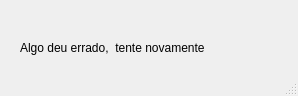
<?xml version="1.0" encoding="UTF-8"?>
<ui version="4.0">
 <class>MainWindow</class>
 <widget class="QMainWindow" name="MainWindow">
  <property name="geometry">
   <rect>
    <x>0</x>
    <y>0</y>
    <width>298</width>
    <height>96</height>
   </rect>
  </property>
  <property name="windowTitle">
   <string>MainWindow</string>
  </property>
  <widget class="QWidget" name="centralwidget">
   <widget class="QLabel" name="label">
    <property name="geometry">
     <rect>
      <x>20</x>
      <y>40</y>
      <width>211</width>
      <height>16</height>
     </rect>
    </property>
    <property name="text">
     <string>Algo deu errado,  tente novamente</string>
    </property>
   </widget>
  </widget>
  <widget class="QStatusBar" name="statusbar"/>
 </widget>
 <resources/>
 <connections/>
</ui>
